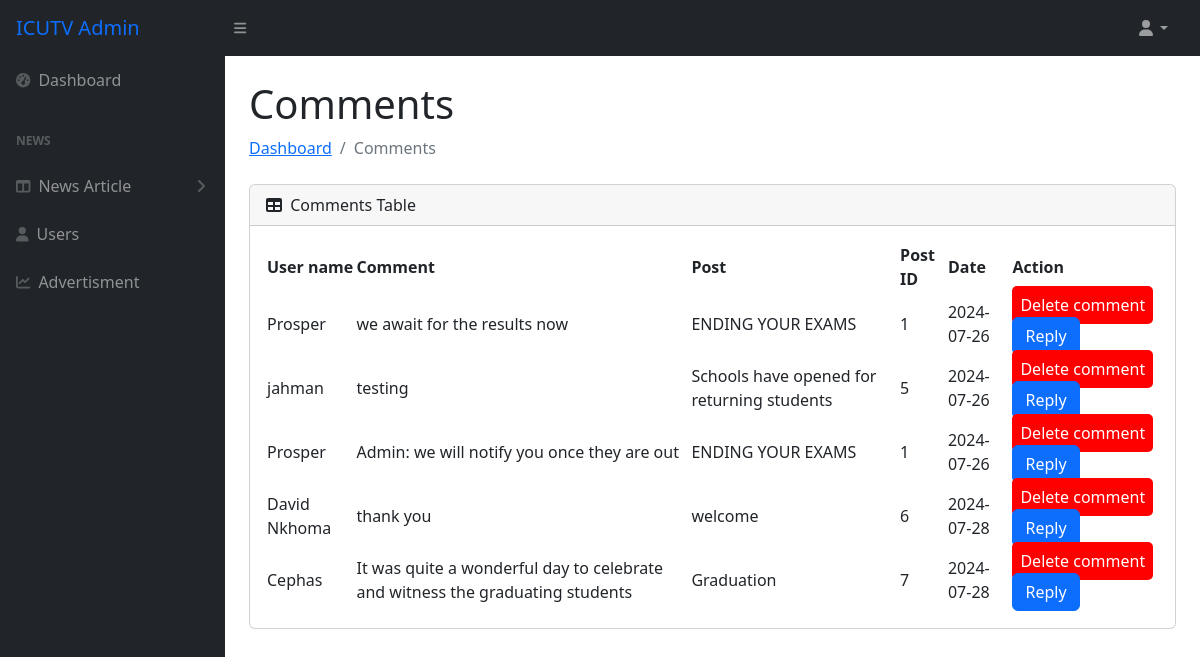
Screenshot of /admin/comments.php (signed in) with the database file from the repository.
### tables this page shows
CREATE TABLE `comments` (
  `cc_id` int(11) NOT NULL,
  `user` varchar(250) NOT NULL,
  `author` varchar(250) NOT NULL,
  `news_title` varchar(250) NOT NULL,
  `n_id` int(11) NOT NULL,
  `comment` varchar(250) NOT NULL,
  `date` date NOT NULL
);

### admin/comments.php (the view, shortened to what this page needs)
<?php
include 'connection/conn.php';
$comments = [];
$result = $conn->query("SELECT * FROM comments");
if ($result->num_rows > 0) {
    while ($row = $result->fetch_assoc()) {
        $comments[] = $row;
    }
}
?>
<!DOCTYPE html>
<html lang="en">
<head>
    <link href="https://cdn.jsdelivr.net/npm/simple-datatables@7.1.2/dist/style.min.css" rel="stylesheet" />
    <link href="css/styles.css" rel="stylesheet" />
</head>
<body class="sb-nav-fixed">
      <?php
    include_once 'nav.php';
    ?>
    <div id="layoutSidenav">
        <?php include 'header.php' ?>
        <div id="layoutSidenav_content">
            <main>
                <div class="container-fluid px-4">
                    <h1 class="mt-4">Comments</h1>
                    <ol class="breadcrumb mb-4">
                        <li class="breadcrumb-item"><a href="index.html">Dashboard</a></li>
                        <li class="breadcrumb-item active">Comments</li>
                    </ol>
                    <div class="card mb-4">
                        <div class="card-header">
                            <i class="fas fa-table me-1"></i>
                            Comments Table
                        </div>
                        <div class="card-body">
                            <table id="datatablesSimple">
                                <thead>
                                    <tr>
                                        <th>User name</th>
                                        <th>Comment</th>
                                        <th>Post</th>
                                        <th>Post ID</th>
                                        <th>Date</th>
                                        <th>Action</th>
                                    </tr>
                                </thead>
                                <tbody>
                                    <?php foreach ($comments as $comment) : ?>
                                        <tr>
                                            <td><?php echo $comment['user']; ?></td>
                                            <td><?php echo $comment['comment']; ?></td>
                                            <td><?php echo $comment['news_title']; ?></td>
                                            <td><?php echo $comment['n_id']; ?></td>
                                            <td><?php echo $comment['date']; ?></td>
                                            <td>
                                                <a href="?delete=<?php echo $comment['cc_id']; ?>" class="button-d">Delete comment</a>
                                                <button class="btn btn-primary btn-reply" data-comment-id="<?php echo $comment['cc_id']; ?>">Reply</button>
                                            </td>
                                        </tr>
                                    <?php endforeach; ?>
                                </tbody>
                            </table>
                        </div>
                    </div>
                </div>
            </main>
        </div>
    </div>
</body>
</html>

### admin/comments.php (style rules this page uses)
.button-d { text-decoration: none; background-color: red; padding: 8px; color: white; border-radius: 5px; }

### rows the page displays
comments: user "Prosper", comment "we await for the results now", news_title "ENDING YOUR EXAMS", n "1", date "2024-07-26"
comments: user "jahman", comment "testing", news_title "Schools have opened for returning students", n "5", date "2024-07-26"
comments: user "Prosper", comment "Admin: we will notify you once they are out", news_title "ENDING YOUR EXAMS", n "1", date "2024-07-26"
comments: user "David Nkhoma", comment "thank you", news_title "welcome", n "6", date "2024-07-28"
comments: user "Cephas", comment "It was quite a wonderful day to celebrate and witness the graduating students", news_title "Graduation", n "7", date "2024-07-28"
